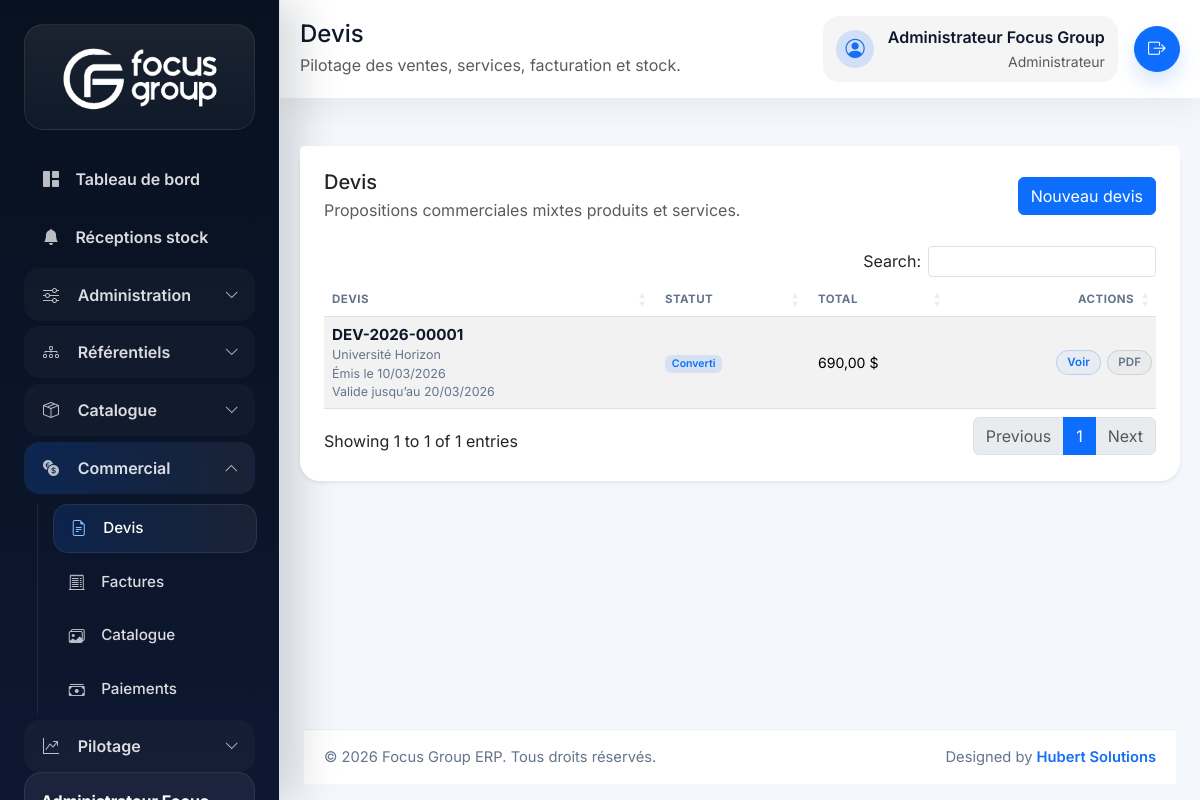
/index.php/quotes (signed in), run on the app's committed database.
### tables this page shows
CREATE TABLE quotes (
    id BIGINT UNSIGNED AUTO_INCREMENT PRIMARY KEY,
    client_id BIGINT UNSIGNED NOT NULL,
    quote_number VARCHAR(30) NOT NULL UNIQUE,
    quote_date DATE NOT NULL,
    valid_until DATE NULL,
    status ENUM('draft', 'sent', 'approved', 'rejected', 'converted', 'cancelled') NOT NULL DEFAULT 'draft',
    currency_code VARCHAR(10) NOT NULL DEFAULT 'USD',
    subtotal DECIMAL(18,2) NOT NULL DEFAULT 0,
    discount_amount DECIMAL(18,2) NOT NULL DEFAULT 0,
    tax_rate DECIMAL(5,2) NOT NULL DEFAULT 0.00,
    tax_amount DECIMAL(18,2) NOT NULL DEFAULT 0,
    grand_total DECIMAL(18,2) NOT NULL DEFAULT 0,
    notes TEXT NULL,
    created_by BIGINT UNSIGNED NOT NULL,
    deleted_at DATETIME NULL,
    created_at DATETIME NOT NULL DEFAULT CURRENT_TIMESTAMP,
    updated_at DATETIME NOT NULL DEFAULT CURRENT_TIMESTAMP ON UPDATE CURRENT_TIMESTAMP,
    CONSTRAINT fk_quotes_client FOREIGN KEY (client_id) REFERENCES clients(id),
    CONSTRAINT fk_quotes_user FOREIGN KEY (created_by) REFERENCES users(id)
);

CREATE TABLE users (
    id BIGINT UNSIGNED AUTO_INCREMENT PRIMARY KEY,
    role_id BIGINT UNSIGNED NOT NULL,
    shop_id BIGINT UNSIGNED NULL,
    full_name VARCHAR(150) NOT NULL,
    email VARCHAR(150) NOT NULL UNIQUE,
    phone VARCHAR(30) NULL,
    password VARCHAR(255) NOT NULL,
    avatar VARCHAR(255) NULL,
    is_active TINYINT(1) NOT NULL DEFAULT 1,
    last_login_at DATETIME NULL,
    deleted_at DATETIME NULL,
    created_at DATETIME NOT NULL DEFAULT CURRENT_TIMESTAMP,
    updated_at DATETIME NOT NULL DEFAULT CURRENT_TIMESTAMP ON UPDATE CURRENT_TIMESTAMP,
    CONSTRAINT fk_users_role FOREIGN KEY (role_id) REFERENCES roles(id),
    CONSTRAINT fk_users_shop FOREIGN KEY (shop_id) REFERENCES shops(id)
);

CREATE TABLE clients (
    id BIGINT UNSIGNED AUTO_INCREMENT PRIMARY KEY,
    client_code VARCHAR(30) NOT NULL UNIQUE,
    company_name VARCHAR(150) NOT NULL,
    contact_name VARCHAR(150) NULL,
    phone VARCHAR(30) NULL,
    email VARCHAR(150) NULL,
    address TEXT NULL,
    city VARCHAR(100) NULL,
    tax_number VARCHAR(100) NULL,
    notes TEXT NULL,
    is_active TINYINT(1) NOT NULL DEFAULT 1,
    deleted_at DATETIME NULL,
    created_at DATETIME NOT NULL DEFAULT CURRENT_TIMESTAMP,
    updated_at DATETIME NOT NULL DEFAULT CURRENT_TIMESTAMP ON UPDATE CURRENT_TIMESTAMP
);

### app/Core/Controller.php (called while the page is built, shortened)
<?php
class Controller
{
    public function render(string $view, array $data = [], string $layout = 'app'): void
    {
        extract($data, EXTR_SKIP);
        $viewFile = view_path($view);
        $layoutFile = view_path('layouts.' . $layout);
        require $viewFile;
        require $layoutFile;
    }
}

### app/Controllers/QuoteController.php (called while the page is built, shortened)
<?php
final class QuoteController extends Controller
{
    public function index(): void
    {
        $this->render('quotes.index', [
            'pageTitle' => 'Devis',
            'quotes' => (new Quote())->all(),
        ]);
    }
}

### app/Core/Router.php (called while the page is built, shortened)
<?php
final class Router
{
    private array $routes = [];
    private function addRoute(string $method, string $uri, array $action, array $middleware = []): void
    {
        $this->routes[$method][$this->normalizePath($uri)] = [
            'action' => $action,
            'middleware' => $middleware,
        ];
    }
    public function dispatch(string $method, string $uri): void
    {
        $path = $this->normalizeRequestUri($uri);
        $route = $this->routes[$method][$path] ?? null;
        try {
            [$controllerClass, $controllerMethod] = $route['action'];
            $controller = new $controllerClass();
            $controller->{$controllerMethod}();
        } catch (Throwable $throwable) {
            http_response_code(500);
            $this->renderError(500, 'Erreur interne', $throwable->getMessage());
        }
    }
    private function normalizeRequestUri(string $uri): string
    {
        $path = parse_url($uri, PHP_URL_PATH) ?: '/';
        if ($path === '/index.php') {
            $path = '/';
        } elseif (str_starts_with($path, '/index.php/')) {
            $path = substr($path, strlen('/index.php')) ?: '/';
        }
        return $this->normalizePath($path);
    }
    private function normalizePath(string $path): string
    {
        $path = '/' . trim($path, '/');
        return $path === '//' ? '/' : (rtrim($path, '/') ?: '/');
    }
}

### index.php (called while the page is built, shortened)
<?php
$appConfig = require __DIR__ . '/config/app.php';
require __DIR__ . '/app/Helpers/functions.php';
$router = new Router();
$router->dispatch($_SERVER['REQUEST_METHOD'] ?? 'GET', $_SERVER['REQUEST_URI'] ?? '/');

### app/Helpers/functions.php (called while the page is built, shortened)
<?php
if (!function_exists('config')) {
    function config(?string $key = null, mixed $default = null): mixed
    {
        $config = $GLOBALS['config'] ?? [];
        $segments = explode('.', $key);
        $value = $config;
        foreach ($segments as $segment) {
            $value = $value[$segment];
        }
        return $value;
    }
}
if (!function_exists('url')) {
    function url(string $path = ''): string
    {
        $baseUrl = rtrim((string) config('app.base_url', ''), '/');
        $path = '/' . ltrim($path, '/');
        $routePrefix = rtrim((string) config('app.route_prefix', ''), '/');
        if (str_starts_with($path, '/public/')) {
            return ($baseUrl === '' ? '' : $baseUrl) . $path;
        }
        $prefix = $routePrefix === '' ? '' : $routePrefix;
        return ($baseUrl === '' ? '' : $baseUrl) . $prefix . $path;
    }
}
if (!function_exists('e')) {
    function e(?string $value): string
    {
        return htmlspecialchars((string) $value, ENT_QUOTES, 'UTF-8');
    }
}
if (!function_exists('status_badge_class')) {
    function status_badge_class(?string $status): string
    {
        return match (strtolower(trim((string) $status))) {
            'draft' => 'badge-status badge-status-draft',
            'pending' => 'badge-status badge-status-warning',
            'validated', 'approved', 'received', 'paid', 'active' => 'badge-status badge-status-success',
            'partial_paid', 'sent', 'ordered' => 'badge-status badge-status-warning',
            'unpaid' => 'badge-status badge-status-danger',
            'cancelled', 'inactive' => 'badge-status badge-status-danger',
            'converted' => 'badge-status badge-status-primary',
            default => 'badge-status badge-status-default',
        };
    }
}
if (!function_exists('status_label')) {
    function status_label(?string $status): string
    {
        return match (strtolower(trim((string) $status))) {
            'draft' => 'Brouillon',
            'pending' => 'En attente',
            'validated' => 'Validée',
            'partial_paid' => 'Partiellement payée',
            'unpaid' => 'Non réglée',
            'paid' => 'Payée',
            'cancelled' => 'Annulée',
            'sent' => 'Envoyé',
            'approved' => 'Approuvé',
            'converted' => 'Converti',
            'ordered' => 'Commandé',
            'received' => 'Reçu',
            'active' => 'Actif',
            'inactive' => 'Inactif',
            default => ucfirst(str_replace('_', ' ', trim((string) $status))),
        };
    }
}
if (!function_exists('currency_options')) {
    function currency_options(): array
    {
        return [
            'USD' => 'USD ($)',
            'CDF' => 'CDF',
        ];
    }
}
if (!function_exists('normalize_currency_code')) {
    function normalize_currency_code(mixed $value): string
    {
        $currency = strtoupper(trim((string) $value));
        return array_key_exists($currency, currency_options()) ? $currency : 'USD';
    }
}
if (!function_exists('currency_symbol')) {
    function currency_symbol(mixed $currencyCode): string
    {
        return normalize_currency_code($currencyCode) === 'USD' ? '$' : 'CDF';
    }
}
if (!function_exists('format_money')) {
    function format_money(mixed $amount, mixed $currencyCode = 'USD'): string
    {
        return number_format((float) $amount, 2, ',', ' ') . ' ' . currency_symbol($currencyCode);
    }
}
if (!function_exists('user_has_role')) {
    function user_has_role(array|string $roles): bool
    {
        return Auth::hasRole($roles);
    }
}
if (!function_exists('user_can_access_caisse')) {
    function user_can_access_caisse(): bool
    {
        return user_has_role(['administrateur', 'caisse', 'caissier']);
    }
}
if (!function_exists('user_can_access_stock_management')) {
    function user_can_access_stock_management(): bool
    {
        return user_has_role(['administrateur', 'gestionnaire_stock']);
    }
}
if (!function_exists('app_scope_description')) {
    function app_scope_description(): string
    {
        return 'Pilotage des ventes, services, facturation et stock.';
    }
}

### app/Models/Quote.php (called while the page is built, shortened)
<?php
final class Quote extends Model
{
    public function all(): array
    {
        $sql = 'SELECT q.*, c.company_name AS client_name, u.full_name AS user_name
                FROM quotes q
                INNER JOIN clients c ON c.id = q.client_id
                INNER JOIN users u ON u.id = q.created_by
                WHERE q.deleted_at IS NULL
                ORDER BY q.id DESC';
        return $this->db->query($sql)->fetchAll();
    }
}

### app/Core/Session.php (called while the page is built, shortened)
<?php
final class Session
{
    public static function get(string $key, mixed $default = null): mixed
    {
        $segments = explode('.', $key);
        $value = $_SESSION;
        foreach ($segments as $segment) {
            $value = $value[$segment];
        }
        return $value;
    }
}

### app/Core/Auth.php (called while the page is built, shortened)
<?php
final class Auth
{
    public static function user(): ?array
    {
        $user = Session::get('auth.user');
        return is_array($user) ? $user : null;
    }
    public static function hasRole(array|string $roles): bool
    {
        $roles = (array) $roles;
        $currentRole = self::user()['role_code'] ?? null;
        return $currentRole !== null && in_array($currentRole, $roles, true);
    }
}

### app/Views/quotes/index.php (the view, shortened to what this page needs)
<div class="card border-0 shadow-sm">
    <div class="card-header bg-white border-0 pt-4 px-4 d-flex justify-content-between align-items-center">
        <div>
            <h3 class="h5 mb-1">Devis</h3>
            <p class="text-muted mb-0">Propositions commerciales mixtes produits et services.</p>
        </div>
        <a href="<?= e(url('/quotes/create')); ?>" class="btn btn-primary">Nouveau devis</a>
    </div>
    <div class="card-body px-4 pb-4">
        <div class="table-responsive">
            <table class="table table-striped align-middle js-datatable">
                <thead>
                    <tr>
                        <th>Devis</th>
                        <th data-mobile-hidden="true">Statut</th>
                        <th>Total</th>
                        <th class="text-end">Actions</th>
                    </tr>
                </thead>
                <tbody>
                    <?php foreach ($quotes as $quote): ?>
                        <tr>
                            <td>
                                <div class="table-cell-stack">
                                    <div class="table-cell-main"><?= e($quote['quote_number']); ?></div>
                                    <div class="table-cell-meta"><?= e($quote['client_name']); ?></div>
                                    <div class="table-cell-meta">Émis le <?= e(date('d/m/Y', strtotime((string) $quote['quote_date']))); ?></div>
                                    <div class="table-cell-meta">Valide jusqu’au <?= e($quote['valid_until'] ? date('d/m/Y', strtotime((string) $quote['valid_until'])) : '—'); ?></div>
                                </div>
                            </td>
                            <td><span class="badge <?= e(status_badge_class($quote['status'])); ?>"><?= e(status_label($quote['status'])); ?></span></td>
                            <td><?= e(format_money($quote['grand_total'], $quote['currency_code'] ?? 'USD')); ?></td>
                            <td class="text-end">
                                <div class="table-actions">
                                    <a href="<?= e(url('/quotes/show?id=' . $quote['id'])); ?>" class="btn btn-sm btn-outline-primary table-action-btn">Voir</a>
                                    <a href="<?= e(url('/quotes/pdf?id=' . $quote['id'])); ?>" class="btn btn-sm btn-outline-secondary table-action-btn" target="_blank">PDF</a>
                                </div>
                            </td>
                        </tr>
                    <?php endforeach; ?>
                </tbody>
            </table>
        </div>
    </div>
</div>

### app/Views/partials/navbar.php (shortened to what this page needs)
<?php $currentUser = \App\Core\Auth::user(); ?>
<header class="topbar d-flex align-items-center justify-content-between mb-4">
    <div class="topbar-heading min-w-0">
        <h2 class="h4 mb-1 topbar-title"><?= e($pageTitle ?? 'Tableau de bord'); ?></h2>
        <p class="text-muted mb-0 topbar-subtitle"><?= e(app_scope_description()); ?></p>
    </div>
    <div class="d-flex align-items-center gap-3 flex-wrap justify-content-end topbar-actions">
        <div class="topbar-user text-start text-md-end d-none d-md-flex">
            <span class="topbar-user-icon"><i class="bi bi-person-circle"></i></span>
            <div>
                <div class="fw-semibold"><?= e($currentUser['full_name'] ?? ''); ?></div>
                <small class="text-muted"><?= e($currentUser['role_name'] ?? ''); ?></small>
            </div>
        </div>
        <a href="<?= e(url('/logout')); ?>" class="btn btn-primary topbar-logout" title="Déconnexion" aria-label="Déconnexion">
            <i class="bi bi-box-arrow-right"></i>
        </a>
    </div>
</header>

### public/assets/css/app.css (style rules this page uses)
:root { --fg-primary: #156ff3; --fg-primary-dark: #0c56c9; --fg-primary-soft: rgba(21, 111, 243, 0.16); --fg-dark: #0f172a; --fg-muted: #64748b; --fg-soft: #f8fafc; --fg-sidebar: #08111f; --fg-sidebar-soft: #0f1d36; }
body { font-family: 'Inter', sans-serif; background: #f4f7fb; color: var(--fg-dark); }
.topbar { background: #fff; border-radius: 0; padding: 1rem 1.25rem; box-shadow: 0 10px 30px rgba(15, 23, 42, 0.06); }
.topbar-heading { min-width: 0; }
.topbar-title { line-height: 1.2; }
.topbar-subtitle { max-width: 50rem; }
.topbar-actions { flex-shrink: 0; }
.topbar-user { display: inline-flex; align-items: center; gap: 0.85rem; padding: 0.55rem 0.8rem; border-radius: 1rem; background: rgba(15, 23, 42, 0.04); }
.topbar-user-icon { display: inline-flex; align-items: center; justify-content: center; width: 2.4rem; height: 2.4rem; border-radius: 50%; background: var(--fg-primary-soft); color: var(--fg-primary); font-size: 1.2rem; }
.topbar-logout { width: 2.9rem; height: 2.9rem; padding: 0; display: inline-flex; align-items: center; justify-content: center; border-radius: 50%; box-shadow: 0 10px 20px rgba(21, 111, 243, 0.18); font-size: 1.1rem; }
.card { border-radius: 1.25rem; }
.table thead th { color: var(--fg-muted); font-size: 0.72rem; text-transform: uppercase; letter-spacing: 0.04em; }
.table tbody td { vertical-align: middle; font-size: 0.88rem; line-height: 1.35; }
.table-cell-stack { display: flex; flex-direction: column; gap: 0.15rem; }
.table-cell-main { font-size: 0.95rem; font-weight: 700; color: var(--fg-dark); line-height: 1.3; }
.table-cell-meta { font-size: 0.78rem; color: var(--fg-muted); line-height: 1.3; }
.badge-status { font-weight: 600; }
.badge-status-primary { background: rgba(13, 110, 253, 0.12); color: #0d6efd; }
.table-actions { display: inline-flex; align-items: center; justify-content: flex-end; flex-wrap: wrap; gap: 0.4rem; }
.table-action-btn { padding: 0.28rem 0.62rem; border-radius: 999px; font-size: 0.72rem; font-weight: 600; line-height: 1.2; letter-spacing: 0.01em; box-shadow: none !important; }
.table-action-btn.btn-outline-primary { color: #0d6efd; border-color: rgba(13, 110, 253, 0.22); background: rgba(13, 110, 253, 0.04); }
.table-action-btn.btn-outline-secondary { color: #64748b; border-color: rgba(100, 116, 139, 0.22); background: rgba(100, 116, 139, 0.05); }

### data on the page
quotes: created_by.full_name "Administrateur Focus Group", quote_number "DEV-2026-00001", client.company_name "Université Horizon", quote_date "10/03/2026", valid_until "20/03/2026", status "Converti", grand_total+currency_code "690,00 $"

### other printed values
$pageTitle "Devis"
app_scope_description() "Pilotage des ventes, services, facturation et stock."
$currentUser['role_name'] "Administrateur"
config('app.name') "Focus Group ERP"
